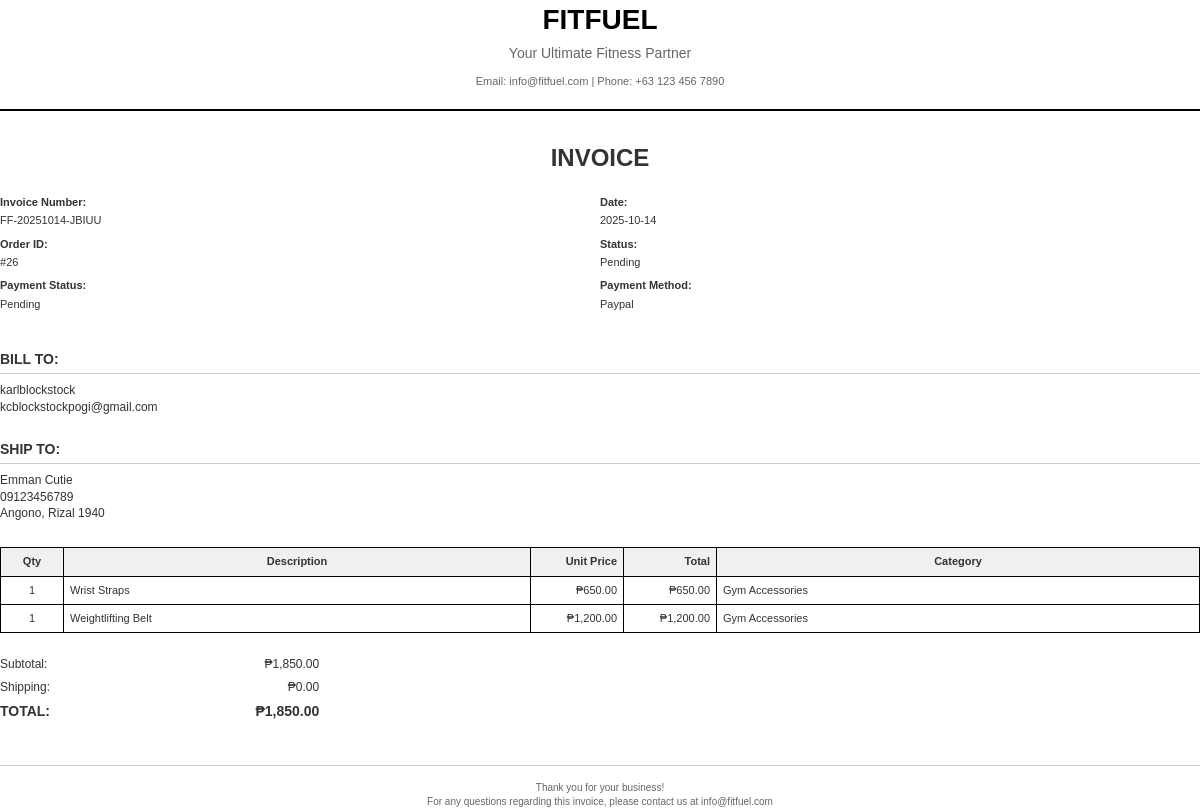
Before: /admin/generate_invoice.php?id=26 (signed in) with the older database file.
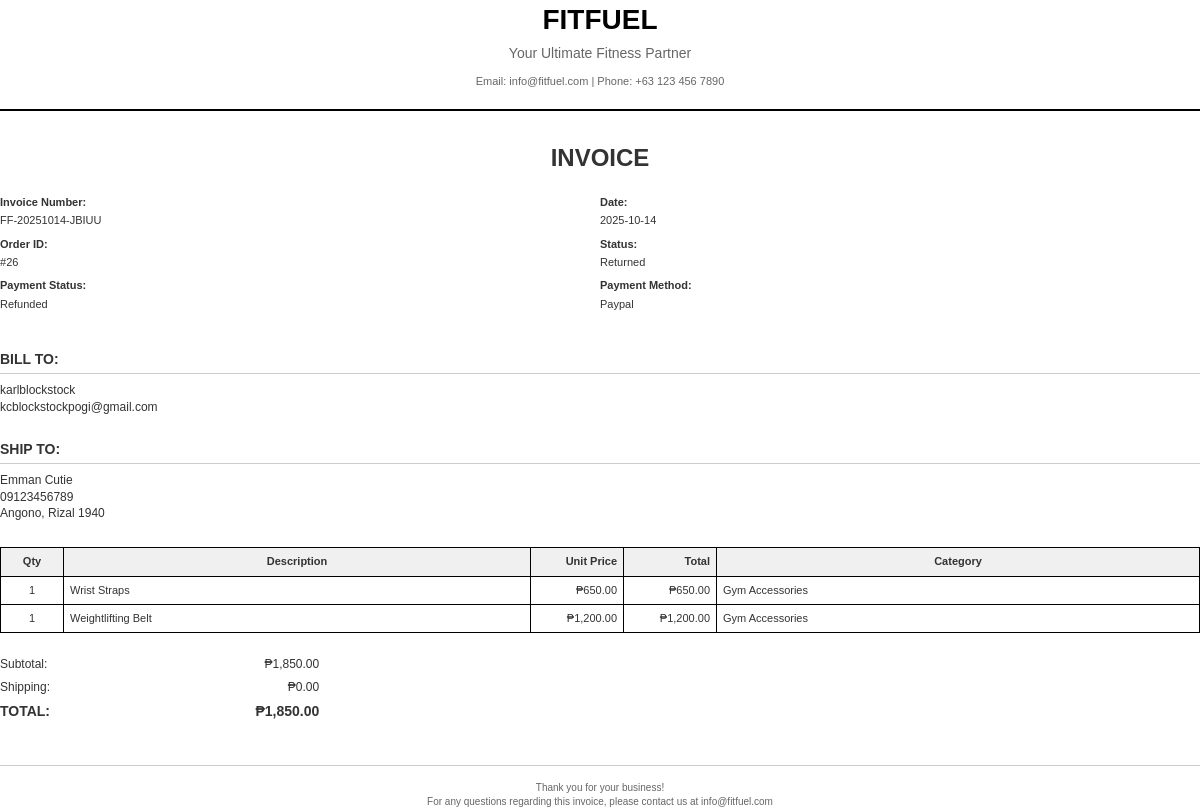
After: the same page with the newer database file.
### tables this page shows
CREATE TABLE `orders` (
  `order_id` bigint(20) UNSIGNED NOT NULL,
  `custom_order_id` varchar(20) DEFAULT NULL,
  `user_id` bigint(20) UNSIGNED NOT NULL,
  `status` enum('pending','processing','shipped','delivered','cancelled','returned','refunded') NOT NULL DEFAULT 'pending',
  `payment_method` varchar(50) DEFAULT NULL,
  `payment_status` enum('pending','paid','refunded','failed') NOT NULL DEFAULT 'pending',
  `payment_reference` varchar(255) DEFAULT NULL,
  `shipping_address` text DEFAULT NULL,
  `total_amount` decimal(10,2) NOT NULL DEFAULT 0.00,
  `estimated_delivery_date` date DEFAULT NULL,
  `return_reason` text DEFAULT NULL,
  `refund_amount` decimal(10,2) DEFAULT NULL,
  `stock_deducted` tinyint(1) NOT NULL DEFAULT 0,
  `created_at` timestamp NOT NULL DEFAULT current_timestamp(),
  `updated_at` timestamp NOT NULL DEFAULT current_timestamp() ON UPDATE current_timestamp()
);

CREATE TABLE `users` (
  `user_id` bigint(20) UNSIGNED NOT NULL,
  `username` varchar(100) NOT NULL,
  `email` varchar(150) NOT NULL,
  `phone` varchar(20) DEFAULT NULL,
  `date_of_birth` date DEFAULT NULL,
  `address` varchar(255) DEFAULT NULL,
  `password_hash` varchar(255) DEFAULT NULL,
  `google_id` varchar(255) DEFAULT NULL,
  `role` enum('admin','manager','staff','customer') NOT NULL DEFAULT 'customer',
  `status` enum('active','inactive','suspended') NOT NULL DEFAULT 'active',
  `created_at` timestamp NOT NULL DEFAULT current_timestamp(),
  `updated_at` timestamp NOT NULL DEFAULT current_timestamp() ON UPDATE current_timestamp(),
  `last_login` timestamp NULL DEFAULT NULL,
  `first_name` varchar(100) DEFAULT NULL,
  `last_name` varchar(100) DEFAULT NULL,
  `profile_picture` varchar(255) DEFAULT NULL,
  `otp` varchar(6) DEFAULT NULL,
  `otp_expiry` datetime DEFAULT NULL
);

### admin/generate_invoice.php (the view, shortened to what the changed rows need)
<?php
$pdo = getDBConnection();
$order_id = (int)($_GET['id'] ?? 0);
$orderQuery = "
    SELECT
        o.*,
        u.username,
        u.email
    FROM orders o
    JOIN users u ON u.user_id = o.user_id
    WHERE o.order_id = ?
";
$orderStmt = $pdo->prepare($orderQuery);
$orderStmt->execute([$order_id]);
$order = $orderStmt->fetch();
$shipping_address = [];
if ($order['shipping_address']) {
    try {
        $shipping_address = json_decode($order['shipping_address'], true) ?: [];
    } catch (Exception $e) {
        $shipping_address = [];
    }
}
?>
<!DOCTYPE html>
<html>
<head>
</head>
<body>
    <div class="invoice-info">
        <div class="info-section">
            <div class="info-label">Invoice Number:</div>
            <div class="info-value"><?php echo htmlspecialchars($order['custom_order_id'] ?? 'FF-' . str_pad($order['order_id'], 6, '0', STR_PAD_LEFT)); ?></div>
            <div class="info-label">Order ID:</div>
            <div class="info-value">#<?php echo $order['order_id']; ?></div>
            <div class="info-label">Payment Status:</div>
            <div class="info-value"><?php echo ucfirst($order['payment_status']); ?></div>
        </div>
        <div class="info-section">
            <div class="info-label">Date:</div>
            <div class="info-value"><?php echo date('Y-m-d', strtotime($order['created_at'])); ?></div>
            <div class="info-label">Status:</div>
            <div class="info-value"><?php echo ucfirst($order['status']); ?></div>
            <div class="info-label">Payment Method:</div>
            <div class="info-value"><?php echo ucfirst(str_replace('_', ' ', $order['payment_method'] ?? 'N/A')); ?></div>
        </div>
    </div>
    <div class="customer-section">
        <div class="section-title">Bill To:</div>
        <div><?php echo htmlspecialchars($order['username']); ?></div>
        <div><?php echo htmlspecialchars($order['email']); ?></div>
    </div>
    <?php if (!empty($shipping_address)): ?>
    <div class="customer-section">
        <div class="section-title">Ship To:</div>
        <div><?php echo htmlspecialchars($shipping_address['full_name'] ?? ''); ?></div>
        <?php if (!empty($shipping_address['phone'])): ?>
        <div><?php echo htmlspecialchars($shipping_address['phone']); ?></div>
        <?php endif; ?>
        <div><?php echo htmlspecialchars(($shipping_address['city'] ?? '') . ', ' . ($shipping_address['state'] ?? '') . ' ' . ($shipping_address['postal_code'] ?? '')); ?></div>
    </div>
    <?php endif; ?>
    <table class="items-table">
        <thead>
            <tr>
                <th class="qty">Qty</th>
                <th>Description</th>
                <th class="price">Unit Price</th>
                <th class="total">Total</th>
                <th>Category</th>
            </tr>
        </thead>
    </table>
</body>
</html>

Changed rows visible on the page:
changed orders "Emman Cutie": payment_status "Pending" → "Refunded"; status "Pending" → "Returned"
